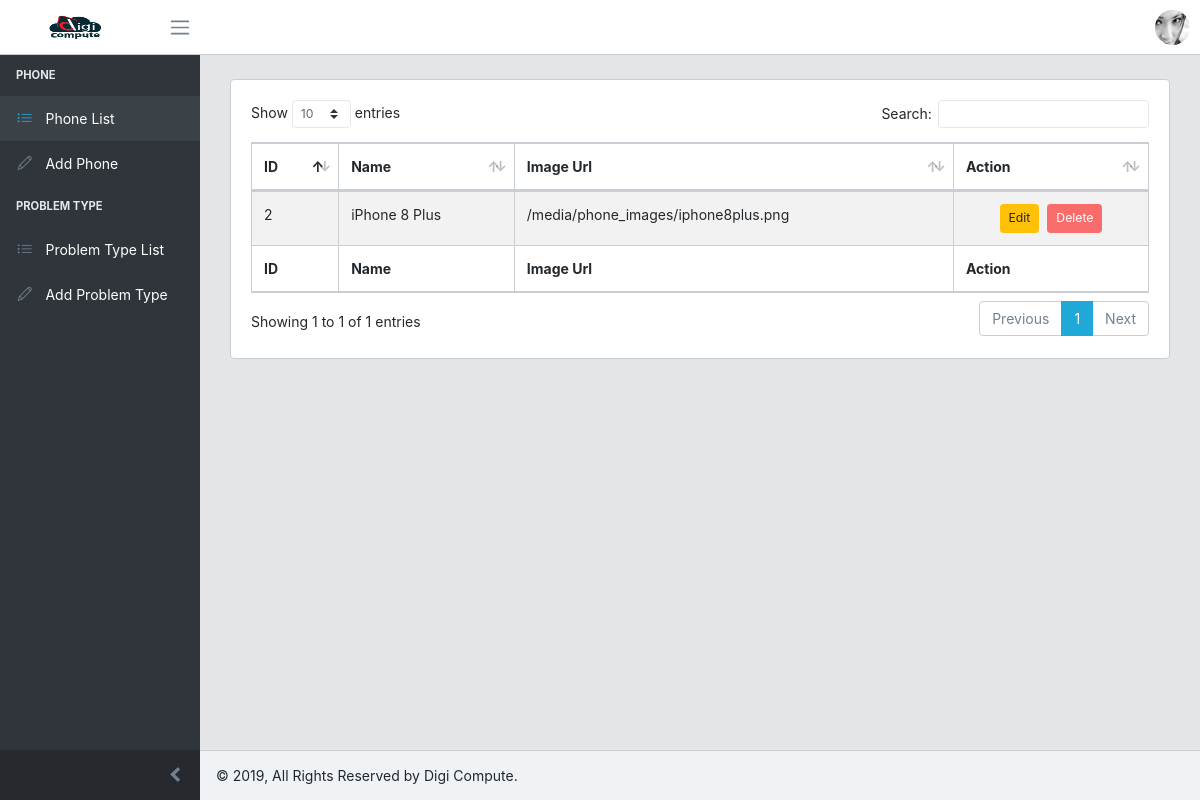
Page /dashboard/phones/ (signed in) on the committed database.
### repair/models.py (models this page shows, shortened)
class Phone(models.Model):
    name = models.CharField(max_length=50, unique=True)
    image = models.ImageField(upload_to='phone_images')

### repair/views.py (the view)
# urls.py: path('dashboard/phones/', views.DashboardPhoneListView.as_view(), name='dashboard_phone_list'),
class DashboardPhoneListView(ListView):
    model = Phone
    template_name = 'repair/dashboard_phone_list.html'

### repair/templates/repair/dashboard_phone_list.html (shortened to what this page needs)
{% extends 'admin_base.html' %}
{% load static %}
{% block content %}
    <div class="card mt-4">
        <div class="card-body">
            <table id="example" class="table table-striped table-bordered" style="width:100%">
        <thead>
            <tr>
                <th>ID</th>
                <th>Name</th>
                <th>Image Url</th>
                <th>Action</th>
            </tr>
        </thead>
        <tbody>
            {% for phone in object_list %}
            <tr>
                <td>{{ phone.id }}</td>
                <td>{{ phone.name }}</td>
                <td>{{ phone.image.url }}</td>
                <td class="text-center"><form action="{% url 'repair:phone_delete' pk=phone.pk %}" method="POST">{% csrf_token %}<a href="{% url 'repair:phone_edit' pk=phone.pk %}" class="btn btn-sm btn-warning mr-2">Edit</a><button class="btn btn-sm btn-danger confirm-delete">Delete</button></form></td>
            </tr>
            {% endfor %}
        </tbody>
        <tfoot>
            <tr>
                <th>ID</th>
                <th>Name</th>
                <th>Image Url</th>
                <th>Action</th>
            </tr>
        </tfoot>
    </table>
        </div>
    </div>
{% endblock %}

### rows in the picture
Phone: id "2", name "iPhone 8 Plus", image "/media/phone_images/iphone8plus.png"
